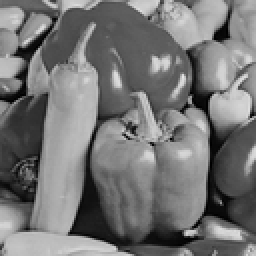
%> input picture peppers.png, 128 x 128 px, shrunk from 512 x 512 before the run (shown 2 times larger)
$ octave demo.m   (GNU Octave 9; MATLAB toolbox functions it lacks are replaced by stand-ins)
%> lines starting %> are read from the running program, lines starting %| are printed output that depends on the picture
### PEHypthosis.m
function [ ptemphist, jsdist ] = PEHypthosis( I, range, titlestr)
    [M,N] = size(I);


    errOne = zeros((M-3)*(N-3) , 1);


    k = 0;
    for i = 2:(M-2)
        for j = 2:(N-2)
            if mod(i+j,2) == 0
                k = k +1;
                pre =round( mean([I(i+1,j),I(i,j+1),I(i-1,j),I(i,j-1)]) );

                e1= (I(i,j) - pre);
                errOne(k) = e1;

            end
        end
    end

    errOne = errOne(1:k);


    ptemphist = histc(errOne, range);    % condtional probability: P(E1=e1| E2= e2)
    %plot(range,ptemphist/sum(ptemphist),'-o');

    % === lap model ===
    errOne(errOne>range(end) | errOne<range(1)) = [];
    b = mean(abs(errOne));
    % t_area = sum(exp(-abs(-25:1:25)./b)./(2*b));
    fval = exp(-abs(range)./b)./(2*b);

    % === gau model ===
%     errOne(errOne>range(end) | errOne<range(1)) = [];
%     b = mean(abs(errOne).^2);
%     fval = exp(-(range).^2/(2*b))./(sqrt(2*pi*b));


    figure;
    plot(range,ptemphist/sum(ptemphist),'-s','MarkerSize',6,...
        'MarkerEdgeColor','blue','MarkerFaceColor','blue','linewidth',1.7);
    hold on;plot(range,fval/sum(fval),'-o','MarkerSize',3,...
        'MarkerEdgeColor','red','MarkerFaceColor','red','linewidth',1.3);
    xlabel('Prediction Error'); ylabel('Frequency');
    legend('Real Data','Hypothesis')
    set(gca,'FontSize', 13,'XTick',-20:4:19);
    set(findobj(gca,'Type','text'),'FontSize',13,'FontWeight','bold','VerticalAlignment','top');
    grid on;
    title(titlestr);
    jsdist=jsdiv(ptemphist/sum(ptemphist),fval'/sum(fval));
end

### jsdiv.m
function dist=jsdiv(P,Q)

    if size(P,2)~=size(Q,2)
        error('the number of columns in P and Q should be the same');
    end

    if sum(~isfinite(P(:))) + sum(~isfinite(Q(:)))
       error('the inputs contain non-finite values!')
    end

    dist = zeros(size(P));

    %# create an index of the "good" data points
    goodIdx = P>0 & Q>0; %# bin counts <0 are not good, either

    d1 = sum(P(goodIdx) .* log(P(goodIdx) ./Q(goodIdx)));
    d2 = sum(Q(goodIdx) .* log(Q(goodIdx) ./P(goodIdx)));

    %# overwrite d only where we have actual data
    %# the rest remains zero
    % dist(goodIdx) = d1 + d2;
    dist = (d1 + d2)/2;
end

### embed.m
function [ markImg, headerInfo ] = embed( I, payload )
% Secure Embedding
% Proposed Method: Embed randomly generated data into original image
% Input: image I; embedding rate _rate_ .
% Output: marked image _markImg_


[M,N] = size(I);
errOne = zeros((M-3)*(N-3) , 1);
errTwo = zeros((M-3)*(N-3) , 1);

errMapOne = zeros(M,N);
errMapTwo = zeros(M,N);
errMapMock = zeros(M,N);
markImg = double(I);

locMap = zeros(M,N);
locMapSeq = zeros((M-3)*(N-3) , 1);
k = 0;
for i = 2:(M-2)
    for j = 2:(N-2)
        if mod(i+j,2) == 0
            k = k +1;
            pre =round( mean([I(i+1,j),I(i,j+1),I(i-1,j),I(i,j-1)]) );
            pre2 = round(mean([I(i+1,j),I(i,j+1),I(i+2,j+1),I(i+1,j+2)]));

            e1= (I(i,j) - pre);
            errOne(k) = e1;
            errMapOne(i,j) = e1;
            e2= (I(i+1,j+1) - pre2);
            errTwo(k) = e2;
            errMapTwo(i+1,j+1) = e2;

            if e1>=0    % determine expandable location
                if I(i,j) + e1 + 1<=255 && I(i,j) + e1 -1 >=0
                    locMap(i,j) = 1;
                    locMapSeq(k) = 1;
                end
            else
                %if I(i,j) + e1 >=0
                 if I(i,j) + e1 -1 >=0
                    locMap(i,j) = 1;
                    locMapSeq(k) = 1;
                end
            end
        end
    end
end


locMapSeq = locMapSeq(1:k);
errOne = errOne(1:k);
errTwo = errTwo(1:k);

% distribution parameters, most abs of errors are less than 20.
% P should be sync between encoder and decoder.
P = zeros(10,1);


Thres = 1.0; % restrict the range of pesudo-random generated error.

errMock= zeros((M-3)*(N-3) , 1);
MockRand = rand(M,N); % uniform random num., sync with encoder and decoder
k = 0;
for i = 2:(M-2)
    for j = 2:(N-2)
        if mod(i+j,2) == 0
            k = k +1;


            e2= errMapTwo(i+1,j+1);

            RN = MockRand(i,j);
            % generate mock error based on e2 and conditional distribution
            % P(E1=e1| E2= e2)
            ehat = mockErrDet(e2, P, Thres, RN);
            errMapMock(i,j) = ehat; % mock error map
            errMock(k) = ehat; % mock error in sequence form
        end
    end
end
errMock = errMock(1:k);

paySize = length(payload);
[Tl, Tr, ~] = detParaCap2(locMapSeq, paySize, errMock,errOne);
% disp(min(upperc,paySize/(M*N)));
dither = (-1)* double(rand(paySize,1)>=0.5);
cnt = 0;
endi = 1; endj = 1;
k = 0;
exitLoop =0;

for i = 2:(M-2) % Embed:  from top to bottom, from left to right,
    for j = 2:(N-2)
        if mod(i+j,2) == 0
            k = k +1;
            err = errMapOne(i,j);
            errM =  errMapMock(i,j);
            pre =round( mean([I(i+1,j),I(i,j+1),I(i-1,j),I(i,j-1)]) );

            if (errM < Tr) && (errM>=Tl) && (locMap(i,j) == 1)
                cnt = cnt + 1;
                b = payload(cnt);
                E1 = 2*err + b+dither(cnt);

                markImg(i,j) = pre + E1;

                if cnt >= paySize
                    exitLoop = 1;
                    endi = i;
                    endj = j;
                    break;
                end
            end
        end
    end
    if exitLoop == 1
        break;
    end
end
endLoc = [endi,endj];
capPara = [Tl, Tr];
markImg = uint8(markImg);
headerInfo = struct('locMap',locMap,'paySize', paySize, ...
    'errMapMock',errMapMock, 'dither',dither,'endLoc',endLoc,'capPara',capPara);

end

### detParaCap2.m
function [ Tl, Tr, upperc ] = detParaCap2( locMapSeq, paySize, errMock, errOne)


Ti = 0;
idxt = (abs(errMock)>=Ti);
upperc = sum(locMapSeq(idxt)); % upper capacity

Tl =0; Tr = 1;
idxt = ((errMock)>=Tl & errMock<Tr);
capacity = sum(locMapSeq(idxt)); % capacity
if capacity >= paySize
    return;
end
if upperc < paySize
    temp = errMock(logical(locMapSeq));
    Tl = min(temp(:));
    Tr = max(temp(:));
%     disp([Tl,Tr]);
    return;
end

dir = -1; % -1 and 1 is left and right direction respectively
while capacity < paySize
    if dir == -1
        Tl = Tl - 1;
        dir = 1;
    else
        Tr = Tr +1;
        dir = -1;
    end
    idx = ((errMock)>=Tl & abs(errMock)<Tr);
    capacity = sum(locMapSeq(idx));
end


end

### recover.m
function [ recI, payload ] = recover( markImg, headerInfo )
% Secure Recovery
% Proposed method: recover the original image with the payload
% Input: marked image markImg, header information headerInfo
% Output: recovered image and embedded payload
markImg = double(markImg);
[M,N] = size(markImg);

dither = headerInfo.dither;     locMap = headerInfo.locMap;
errMapMock = headerInfo.errMapMock;
paySize = headerInfo.paySize;
endLoc= headerInfo.endLoc;
endi = endLoc(1); endj = endLoc(2);
capPara = headerInfo.capPara;
Tl = capPara(1); Tr = capPara(2);

reDither = dither(end:-1:1);
cnt1 = 0;
exitLoop = 0;
recI = markImg;
recData = zeros(M*N/2,1);
for i = endi :-1:2
    % Recovery: from right to left, from bottom to top
    if i == endi
        jj = endj;
    else
        jj = (N-2);
    end

    for j = jj :-1:2
        if mod(i+j,2) == 0
            errM =  errMapMock(i,j);
            pre =round( mean([markImg(i+1,j),markImg(i,j+1),markImg(i-1,j),markImg(i,j-1)]) );
            errw = markImg(i,j) - pre;
            if (errM) < Tr && (errM)>=Tl && locMap(i,j) == 1
                cnt1 = cnt1 + 1;
                errw = errw - reDither(cnt1);
                b = mod(errw,2);
                recData(cnt1) = b;
                err = (errw - b)/2;
                recI(i,j) = pre + err;
                if cnt1 >= paySize
                    exitLoop = 1;
                    break;
                end
            end
        end
    end
    if exitLoop == 1
        break;
    end
end
recData = recData(1:cnt1);
payload = recData(end:-1:1);
recI = uint8(recI);
end

### demo.m
%% ====== This is a demo for hiding the embedding traces left by PEE-HS based RIDH ====
%% For any inquries, please feel free to contact Li Dong at dongli@nbu.edu.cn

clc;clear;
close all;
% ==== load image ===
% I = double(imread('lena.png'));
I = double(imread('peppers.png'));
%> I: size 128x128 double; min 0, max 232, mean 116.9; mean of the top-left, top-right, bottom-left and bottom-right quarters 115.6, 132, 117.3, 102.8
% I = double(imread('baboon.png'));

ER = 0.3; % bits per pixel (bpp)
[M,N] = size(I);
%> M = 128; N = 128
range = -20:19;

% === original JS-div value ====
[ptemphist_org, jsdist_og] = PEHypthosis( I, range , 'Original prediction error histogram');
%> after the loop in PEHypthosis, `for i = 2:(M-2)`: e1 = -40; k = 7813; pre = 179
%> in PEHypthosis, `errOne = errOne(1:k);`: errOne = 7813 values, max 65 at index 3129, min -84 at index 4293, mean -0.0968
%> in PEHypthosis, `ptemphist = histc(errOne, range);`: ptemphist = 40 values, max 1149 at index 21, min 24 at index 1, mean 181.7
%> in PEHypthosis, `b = mean(abs(errOne));`: b = 3.79
%> in PEHypthosis, `fval = exp(-abs(range)./b)./(2*b);`: fval = 40 values, max 0.132 at index 21, min 0.000672 at index 1, mean 0.025
%> in jsdiv, `goodIdx = P>0 & Q>0;`: goodIdx = 40 logical values, 40 true
%> in jsdiv, `d1 = sum(P(goodIdx) .* log(P(goodIdx) ./Q(goodIdx)));`: d1 = 0.0631
%> in jsdiv, `d2 = sum(Q(goodIdx) .* log(Q(goodIdx) ./P(goodIdx)));`: d2 = 0.0557
%> in jsdiv, `dist = (d1 + d2)/2;`: dist = 0.0594
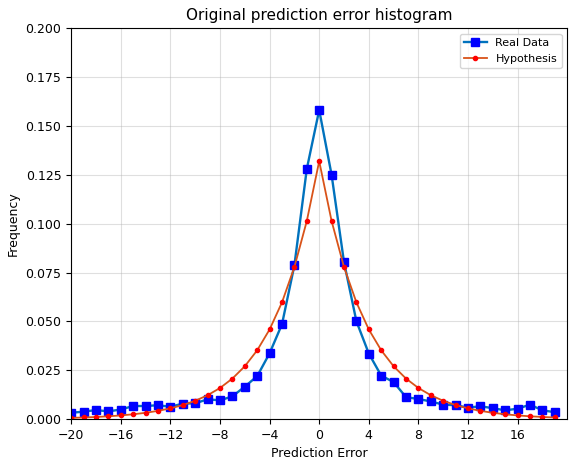
%> figure redrawn from the program's plot data; curve peaks at x = 0, y = 0.158; curve peaks at x = 0, y = 0.132
%> ptemphist_org has the same summary as ptemphist in PEHypthosis; jsdist_og = 0.0594


% ==== generate data (random bitstream) ===
paysize = floor(M*N*ER);
%> paysize = 4915
payload = randi([0,1],paysize,1);

% ==== data embedding ===
[ markImg, headerInfo ] = embed( I, payload );
%> after the loop in embed, `for i = 2:(M-2)`:
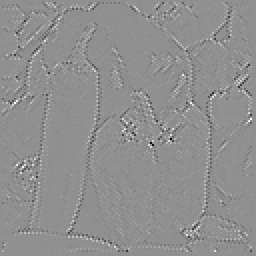
%> errMapOne: size 128x128 double (shown 2 times larger); min -84, max 65, mean 0; drawn with min black and max white
%> after the loop in embed, `for i = 2:(M-2)`:
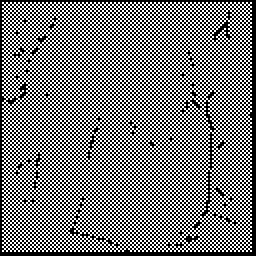
%> locMap: size 128x128 double (shown 2 times larger); values 0 (black) and 1 (white), 46.7% white in thin lines or dots
%> after the loop in embed, `for i = 2:(M-2)`: e2 = 0; pre2 = 187
%> in embed, `locMapSeq = locMapSeq(1:k);`: locMapSeq = 7813 values, max 1 at index 1, min 0 at index 370, mean 0.978
%> in embed, `errTwo = errTwo(1:k);`: errTwo = 7813 values, max 65 at index 3066, min -84 at index 4230, mean -0.101
%> after the loop in embed, `for i = 2:(M-2)`: errMapMock: size 128x128 double; every value is 0
%> after the loop in embed, `for i = 2:(M-2)`: RN = 0.0917; ehat = 0
%> in embed, `errMock = errMock(1:k);`: errMock = 7813 values from 0 to 0
%> in detParaCap2, `idxt = (abs(errMock)>=Ti);`: idxt = 7813 logical values, 7813 true
%> in detParaCap2, `upperc = sum(locMapSeq(idxt));`: upperc = 7644
%> in embed, `[Tl, Tr, ~] = detParaCap2(locMapSeq, paySize, errMock,errOne);`: Tl = 0; Tr = 1
%> after the loop in embed, `for i = 2:(M-2)`: E1 = 0; cnt = 4915; endi = 82; endj = 34; err = 0; exitLoop = 1; k = 5017; pre = 175
%> in embed, `endLoc = [endi,endj];`: endLoc = [82 34]
%> in embed, `capPara = [Tl, Tr];`: capPara = [0 1]
%> in embed, `headerInfo = struct('locMap',locMap,'paySize', paySize, 'errMapMock',e..`: headerInfo = {paySize 4915, endLoc [82 34], capPara [0 1]}
%> headerInfo = {paySize 4915, endLoc [82 34], capPara [0 1]}

my_psnr = psnr(I, double(markImg),255);
%> my_psnr = 33.59
my_ssim = ssim(I, double(markImg));
%> my_ssim = 0.976

% === JS-div value ====
[ ptemphist, jsdist] = PEHypthosis( double(markImg), range , 'Prediction error histogram after embedding');
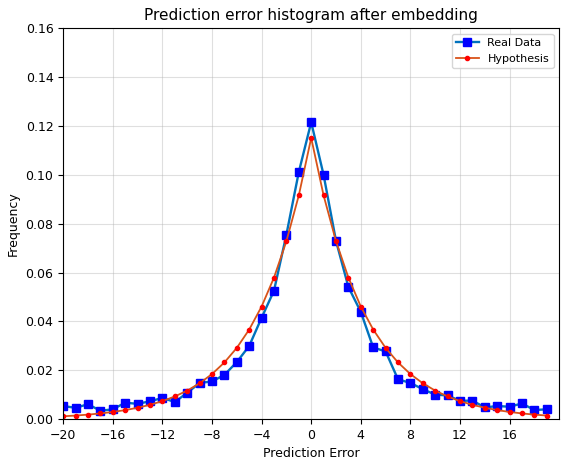
%> figure redrawn from the program's plot data; curve peaks at x = 0, y = 0.121; curve peaks at x = 0, y = 0.115
%> ptemphist = 40 values, max 811 at index 21, min 23 at index 4, mean 166.9; jsdist = 0.0215

figure;imshow(I,[]);title('Original image');
figure;imshow(markImg);title(strcat('Embedded image: ',num2str(my_psnr),' dB/ ',num2str(my_ssim)));

% === data extraction and image recovery ====
[ recI, dataextracted] = recover( markImg, headerInfo );
%> in recover, `dither = headerInfo.dither`: dither = 4915 values, max 0 at index 3, min -1 at index 1, mean -0.495
%> in recover, `reDither = dither(end:-1:1);`: reDither = 4915 values, max 0 at index 1, min -1 at index 2, mean -0.495
%> the loop in recover, `for i = endi :-1:2` made 81 passes
%> (i, jj) on passes 1 to 12: (82, 34), (81, 126), (80, 126), (79, 126), (78, 126), (77, 126), (76, 126), (75, 126), (74, 126), (73, 126), (72, 126), (71, 126)
%> jj on passes 41 to 42: 126, 126
%> after the loop in recover, `for i = endi :-1:2`: b = 1; cnt1 = 4915; errw = 1; pre = 104; recData = 8192 values, max 1 at index 2, min 0 at index 1, mean 0.304
%> in recover, `recData = recData(1:cnt1);`: recData = 4915 values, max 1 at index 2, min 0 at index 1, mean 0.507
%> in recover, `payload = recData(end:-1:1);`: payload = 4915 values, max 1 at index 1, min 0 at index 3, mean 0.507
%> in recover, recI is the input picture: size 128x128 uint8; min 0, max 232, mean 116.9
%> dataextracted has the same summary as payload in recover
% === test the reversiblity, both min(testdata(:)) and min(testimg(:)) shall be 1 ===
testdata = uint8(payload == dataextracted);
%> testdata = 4915 values from 1 to 1
testimg = uint8(I == recI);
%> testimg: size 128x128 uint8; every value is 1
